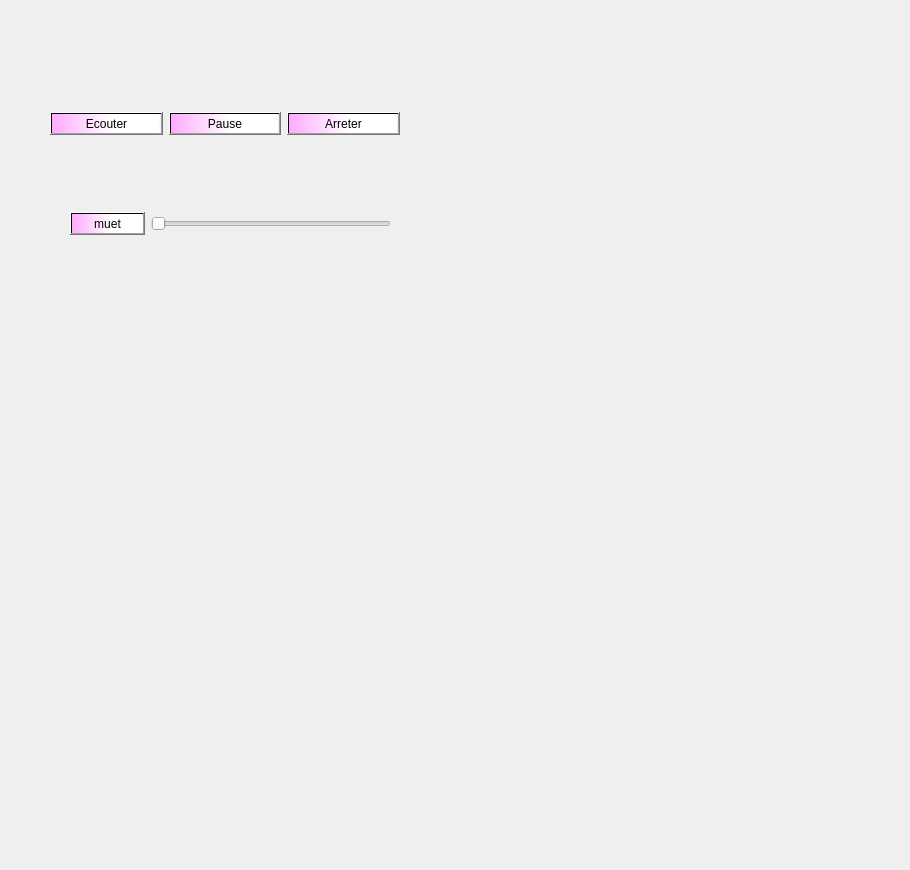
     <widget class="QWidget" name="tab_2">
      <attribute name="title">
       <string>Musique</string>
      </attribute>
      <widget class="QWidget" name="layoutWidget">
       <property name="geometry">
        <rect>
         <x>50</x>
         <y>110</y>
         <width>350</width>
         <height>28</height>
        </rect>
       </property>
       <layout class="QHBoxLayout" name="horizontalLayout">
        <item>
         <widget class="QPushButton" name="play">
          <property name="styleSheet">
           <string notr="true">background-color: qlineargradient(spread:pad, x1:0, y1:0, x2:1, y2:0, stop:0 rgba(255, 170, 255, 255), stop:0.55 rgba(255, 255, 255, 255), stop:0.98 rgba(255, 255, 255, 255), stop:1 rgba(0, 0, 0, 0));</string>
          </property>
          <property name="text">
           <string>Ecouter</string>
          </property>
         </widget>
        </item>
        <item>
         <widget class="QPushButton" name="pause">
          <property name="styleSheet">
           <string notr="true">background-color: qlineargradient(spread:pad, x1:0, y1:0, x2:1, y2:0, stop:0 rgba(255, 170, 255, 255), stop:0.55 rgba(255, 255, 255, 255), stop:0.98 rgba(255, 255, 255, 255), stop:1 rgba(0, 0, 0, 0));</string>
          </property>
          <property name="text">
           <string>Pause</string>
          </property>
         </widget>
        </item>
        <item>
         <widget class="QPushButton" name="stop">
          <property name="styleSheet">
           <string notr="true">background-color: qlineargradient(spread:pad, x1:0, y1:0, x2:1, y2:0, stop:0 rgba(255, 170, 255, 255), stop:0.55 rgba(255, 255, 255, 255), stop:0.98 rgba(255, 255, 255, 255), stop:1 rgba(0, 0, 0, 0));</string>
          </property>
          <property name="text">
           <string>Arreter</string>
          </property>
         </widget>
        </item>
       </layout>
      </widget>
      <widget class="QWidget" name="layoutWidget_2">
       <property name="geometry">
        <rect>
         <x>70</x>
         <y>210</y>
         <width>321</width>
         <height>28</height>
        </rect>
       </property>
       <layout class="QHBoxLayout" name="horizontalLayout_2">
        <item>
         <widget class="QPushButton" name="mute">
          <property name="styleSheet">
           <string notr="true">background-color: qlineargradient(spread:pad, x1:0, y1:0, x2:1, y2:0, stop:0 rgba(255, 170, 255, 255), stop:0.55 rgba(255, 255, 255, 255), stop:0.98 rgba(255, 255, 255, 255), stop:1 rgba(0, 0, 0, 0));</string>
          </property>
          <property name="text">
           <string>muet</string>
          </property>
         </widget>
        </item>
        <item>
         <widget class="QSlider" name="volume">
          <property name="orientation">
           <enum>Qt::Horizontal</enum>
          </property>
         </widget>
        </item>
       </layout>
      </widget>
      <widget class="QLabel" name="label_3">
       <property name="geometry">
        <rect>
         <x>-330</x>
         <y>-60</y>
         <width>901</width>
         <height>861</height>
        </rect>
       </property>
       <property name="text">
        <string/>
       </property>
       <property name="pixmap">
        <pixmap>../../../../../../../../../../images_projets/macarons-5148503_1920.jpg</pixmap>
       </property>
      </widget>
      <zorder>label_3</zorder>
      <zorder>layoutWidget</zorder>
      <zorder>layoutWidget_2</zorder>
     </widget>
